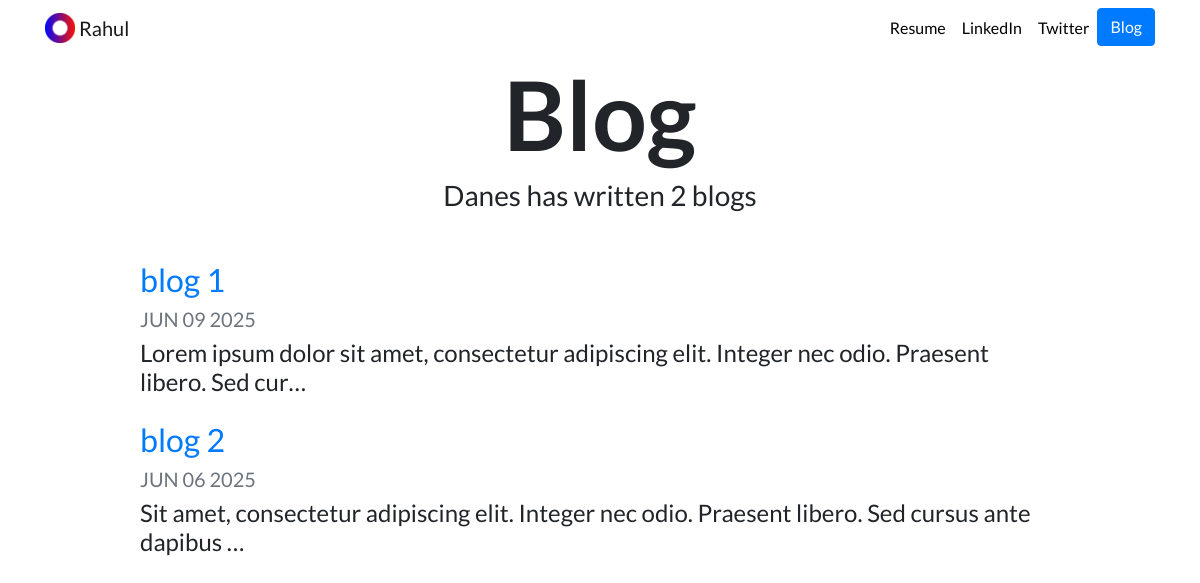
/blog/, run on an earlier commit of the app's database.
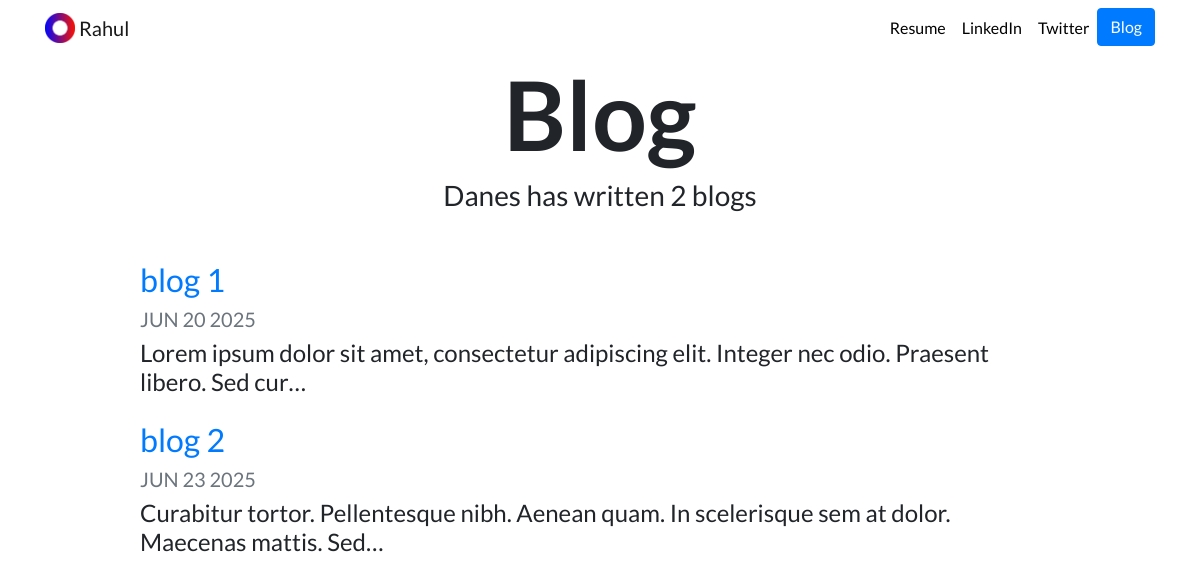
And on a later commit of the database.
### blog/models.py (models this page shows, shortened)
class Blog(models.Model):
    title = models.CharField(max_length=100)
    description = models.TextField()
    date = models.DateField()

### blog/views.py (the view)
# urls.py: path('', views.all_blogs, name='all_blogs'),
def all_blogs(request):
    blogs = Blog.objects.all()
    return render(request, 'blog/all_blogs.html', {'blogs':blogs})

### blog/templates/blog/all_blogs.html
{% extends "portfolio/base.html" %}
{% load static %}
{% block content %}
<h1 id="blogtitle" class="font-weight-bold text-center">Blog</h1>
<h3 class="text-center mb-5">Danes has written {{ blogs.count }} blog{{ blogs.count|pluralize }}</h3>
{% for blog in blogs %}
<div class="row justify-content-center my-3">
  <div class="col-md-10">
    <a href="{% url 'blog:detail' blog.id %}">
      <h2>{{ blog.title }}</h2>
    </a>
    <h5 class="text-muted">{{ blog.date|date:'M d Y'|upper }}</h5>
    <h4>{{ blog.description|striptags|truncatechars:100 }}</h4>
  </div>
</div>
{% endfor %}
{% endblock %}

What changed in the data, as far as the page shows it:
changed Blog "blog 1": date "JUN 09 2025" → "JUN 20 2025"
changed Blog "blog 2": date "JUN 06 2025" → "JUN 23 2025"; description "Sit amet, consectetur adipiscing elit. Integer nec odio. Praesent libero. Sed cursus ante dapibus …" → "Curabitur tortor. Pellentesque nibh. Aenean quam. In scelerisque sem at dolor. Maecenas mattis. Sed…"
